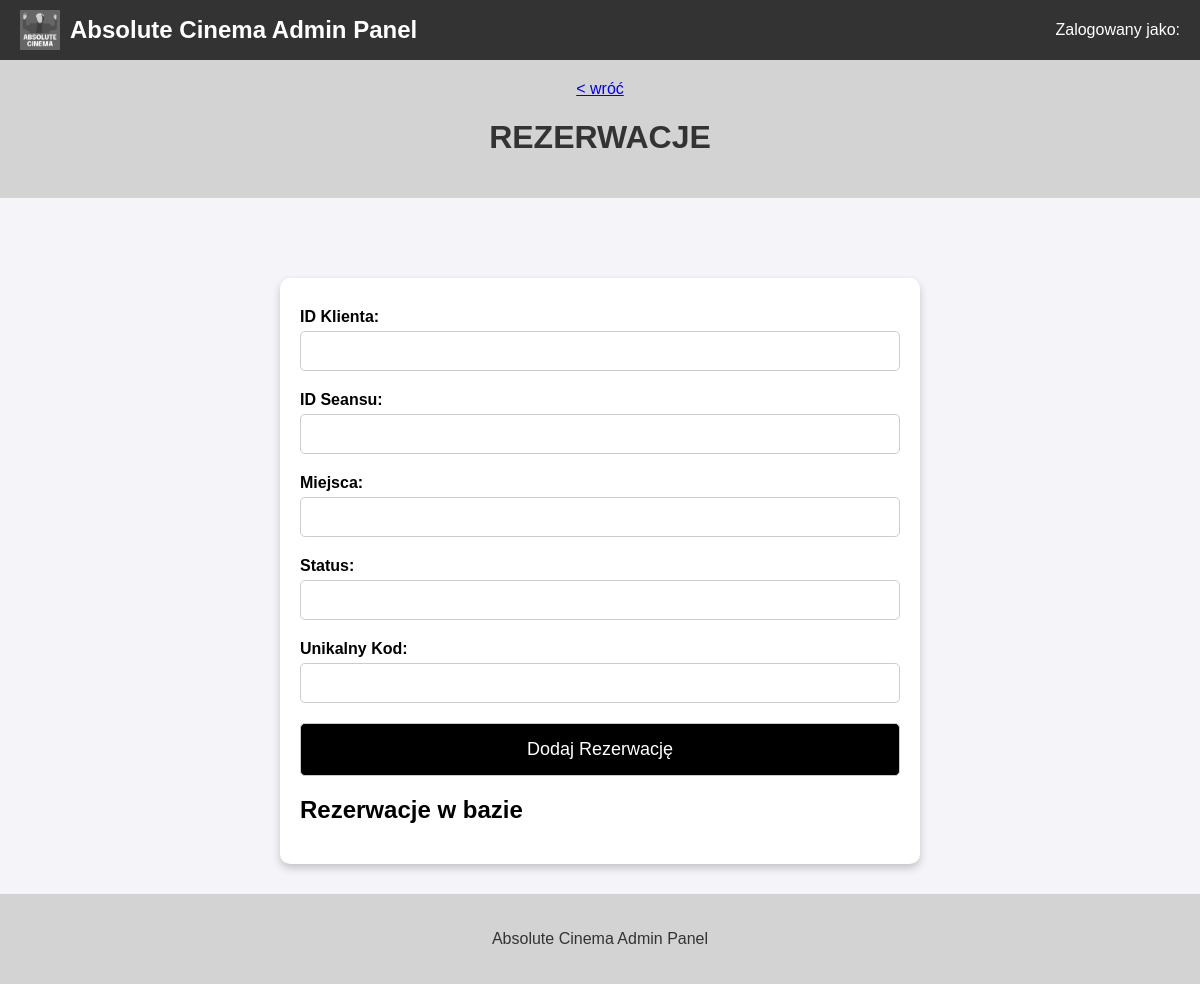
Page /admin/bazy/zarzadzaj_rezerwacjami on the earlier database version.
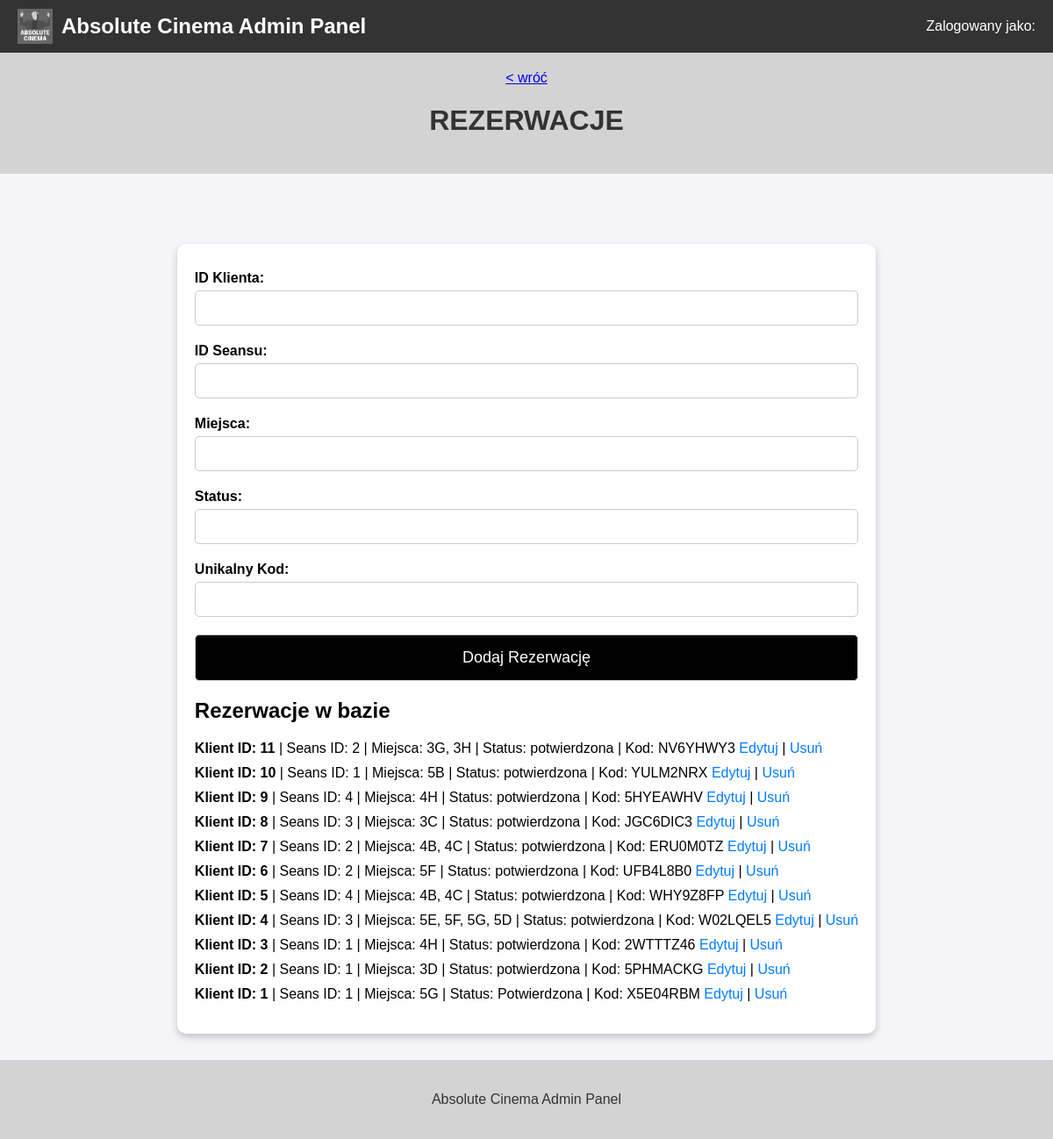
Same page on the later database version.
### app.py (models this page shows)
class Rezerwacja(db.Model):
    __tablename__ = 'rezerwacje'
    id = db.Column(db.Integer, primary_key=True)
    klient_id = db.Column(db.Integer, db.ForeignKey('klienci.id'), nullable=False)
    seans_id = db.Column(db.Integer, db.ForeignKey('seanse.id'), nullable=False)
    miejsca = db.Column(db.Text, nullable=False)  # Lista miejsc w formacie tekstowym np. "A1, A2"
    status = db.Column(db.String(50), nullable=False)  # Status np. "potwierdzona", "anulowana"
    unikalny_kod = db.Column(db.String(100), unique=True, nullable=False)

### app.py (the view, shortened to what this page needs)
@app.route('/admin/bazy/zarzadzaj_rezerwacjami', methods=['GET', 'POST'])
def zarzadzaj_rezerwacjami():
    message = None
    rezerwacje = Rezerwacja.query.order_by(Rezerwacja.id.desc()).all()  # Pobieranie wszystkich rezerwacji, sortowanie malejąco po ID
    return render_template('admin_bazy_zarzadzaj_rezerwacjami.html', message=message, rezerwacje=rezerwacje)

### app.py (called while the page is built)
@app.before_request
def load_database():
    g.kino = {
        "admin" : Administrator.query.all(),
        "film" : Film.query.all(),
        "rezerwacja" : Rezerwacja.query.all(),
        "seans" : Seans.query.all(),
        "klient" : Klient.query.all()
    }

### templates/admin_bazy_zarzadzaj_rezerwacjami.html (shortened to what this page needs)
<!DOCTYPE html>
<html lang="pl">
<head>
</head>
<body>
    <div class="navbar">
        <div class="logo">
            <img src="{{ url_for('static', filename='images/absolute_cinema_logo.png') }}" alt="Logo">
            <span>Absolute Cinema Admin Panel</span>
        </div>
        <div class="user-id">
            Zalogowany jako: <strong>{{ username }}</strong>
        </div>
    </div>
    <div class="breadcrumbs">
        <a href="{{ url_for('admin_bazy')}}"> &lt; wróć</a>
        <h1>REZERWACJE</h1>
    </div>
    <div class="container">
        <form method="POST">
            <label for="klient_id">ID Klienta:</label>
            <input type="number" id="klient_id" name="klient_id" required>
            <label for="seans_id">ID Seansu:</label>
            <input type="number" id="seans_id" name="seans_id" required>
            <label for="miejsca">Miejsca:</label>
            <input type="text" id="miejsca" name="miejsca" required>
            <label for="status">Status:</label>
            <input type="text" id="status" name="status" required>
            <label for="unikalny_kod">Unikalny Kod:</label>
            <input type="text" id="unikalny_kod" name="unikalny_kod" required>
            <button class="dark" type="submit">Dodaj Rezerwację</button>
        </form>
        <h2>Rezerwacje w bazie</h2>
        <ul>
            {% for rezerwacja in rezerwacje %}
            <li>
                <strong>Klient ID: {{ rezerwacja.klient_id }}</strong> | Seans ID: {{ rezerwacja.seans_id }} | Miejsca: {{ rezerwacja.miejsca }} | Status: {{ rezerwacja.status }} | Kod: {{ rezerwacja.unikalny_kod }}
                <a href="{{ url_for('edytuj_rezerwacje', rezerwacja_id=rezerwacja.id) }}">Edytuj</a> |
                <a href="{{ url_for('usun_rezerwacje', rezerwacja_id=rezerwacja.id) }}" onclick="return confirm('Na pewno chcesz usunąć tę rezerwację?')">Usuń</a>
            </li>
            {% endfor %}
        </ul>
    </div>
    <div class="footer">
        <p>Absolute Cinema Admin Panel</p>
    </div>
</body>
</html>

Differences in the rows shown:
added Rezerwacja: klient_id "11", seans_id "2", miejsca "3G, 3H", status "potwierdzona", unikalny_kod "NV6YHWY3"
added Rezerwacja: klient_id "10", seans_id "1", miejsca "5B", status "potwierdzona", unikalny_kod "YULM2NRX"
added Rezerwacja: klient_id "9", seans_id "4", miejsca "4H", status "potwierdzona", unikalny_kod "5HYEAWHV"
added Rezerwacja: klient_id "8", seans_id "3", miejsca "3C", status "potwierdzona", unikalny_kod "JGC6DIC3"
added Rezerwacja: klient_id "7", seans_id "2", miejsca "4B, 4C", status "potwierdzona", unikalny_kod "ERU0M0TZ"
added Rezerwacja: klient_id "6", seans_id "2", miejsca "5F", status "potwierdzona", unikalny_kod "UFB4L8B0"
added Rezerwacja: klient_id "5", seans_id "4", miejsca "4B, 4C", status "potwierdzona", unikalny_kod "WHY9Z8FP"
added Rezerwacja: klient_id "4", seans_id "3", miejsca "5E, 5F, 5G, 5D", status "potwierdzona", unikalny_kod "W02LQEL5"
added Rezerwacja: klient_id "3", seans_id "1", miejsca "4H", status "potwierdzona", unikalny_kod "2WTTTZ46"
added Rezerwacja: klient_id "2", seans_id "1", miejsca "3D", status "potwierdzona", unikalny_kod "5PHMACKG"
added Rezerwacja: klient_id "1", seans_id "1", miejsca "5G", status "Potwierdzona", unikalny_kod "X5E04RBM"
